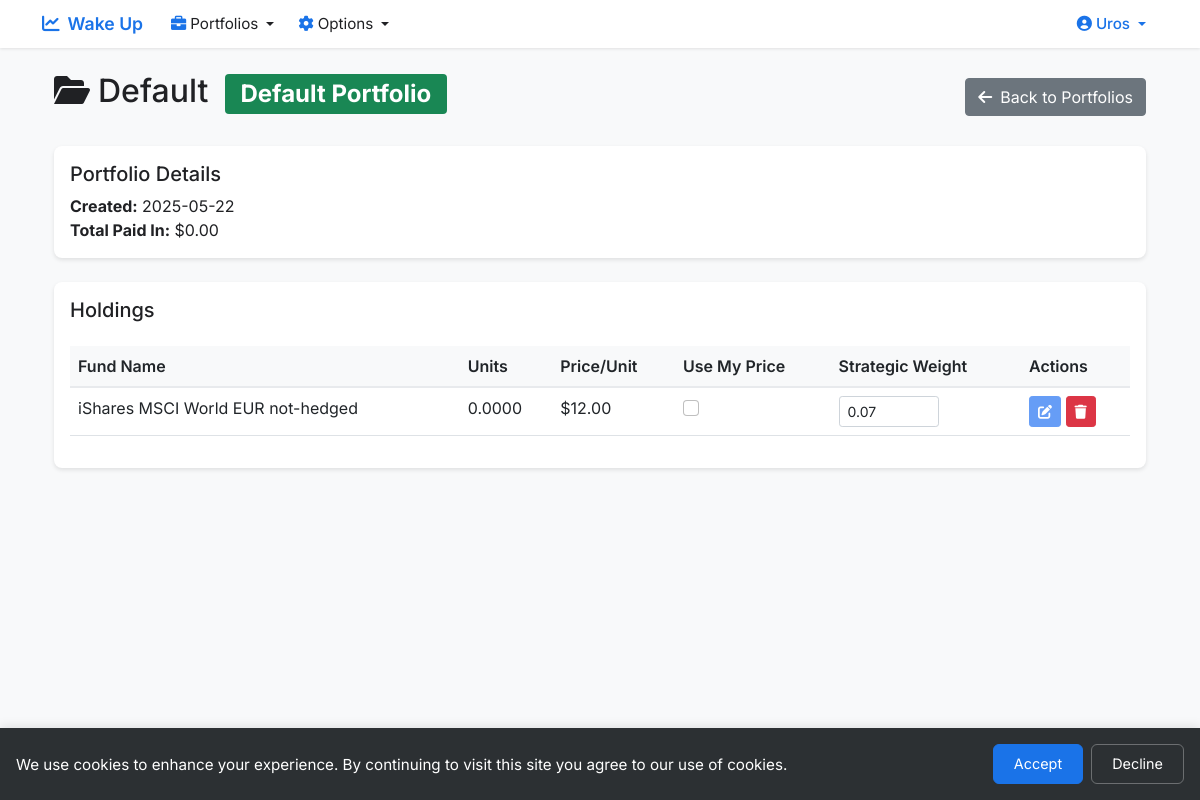
Page /portfolio/1 (signed in) on the earlier database version.
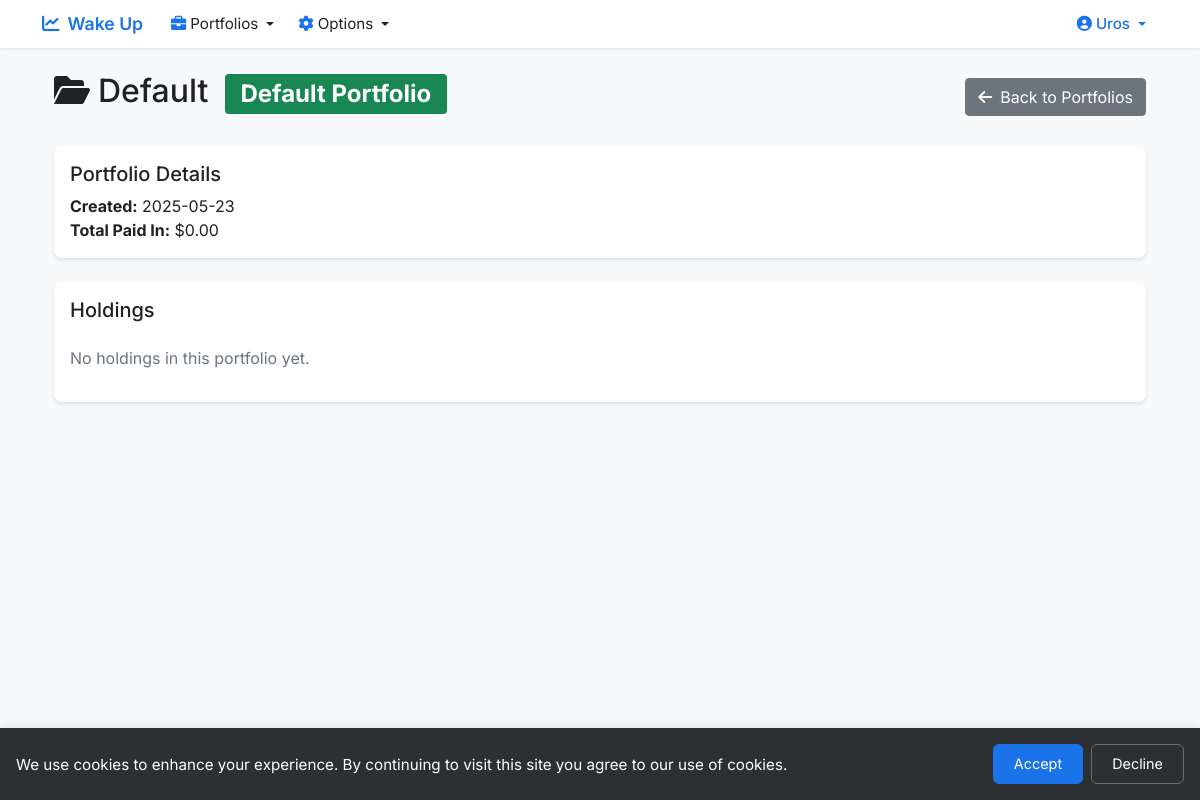
Same page on the later database version.
### app.py (models this page shows, shortened)
class Portfolio(db.Model):
    __tablename__ = 'portfolio'
    id = db.Column(db.Integer, primary_key=True)
    portfolio_name = db.Column(db.String(20), nullable=False)
    user_id = db.Column(db.Integer, db.ForeignKey('user.id'), nullable=False)
    is_default = db.Column(db.Integer, nullable=False, default=0)
    paid_in = db.Column(db.Float, nullable=False, default=0.0)
    created_at = db.Column(db.DateTime, nullable=False, default=datetime.utcnow)
    __table_args__ = (
        db.UniqueConstraint('user_id', 'portfolio_name', name='unique_user_portfolio'),
    )

class Holding(db.Model):
    __tablename__ = 'holding'
    id = db.Column(db.Integer, primary_key=True)
    fund_id = db.Column(db.Integer, db.ForeignKey('fund.id'), nullable=False)
    user_id = db.Column(db.Integer, db.ForeignKey('user.id'), nullable=False)
    portfolio_id = db.Column(db.Integer, db.ForeignKey('portfolio.id'), nullable=False)
    units = db.Column(db.Float, nullable=False, default=0.0)
    price_per_unit = db.Column(db.Float, nullable=False, default=0.0)
    use_myprice = db.Column(db.Integer, nullable=False, default=0)
    strategic_weight = db.Column(db.Float, nullable=False, default=0.0)
    created_at = db.Column(db.DateTime, nullable=False, default=datetime.utcnow)
    fund = db.relationship('Fund', backref='holdings', lazy=True)
    user = db.relationship('User', backref='holdings', lazy=True)
    portfolio = db.relationship('Portfolio', backref='holdings', lazy=True)

class Fund(db.Model):
    __tablename__ = 'fund'
    id = db.Column(db.Integer, primary_key=True)
    fund_name = db.Column(db.String(120), nullable=False)
    user_id = db.Column(db.Integer, db.ForeignKey('user.id'), nullable=False)
    benchmark_id = db.Column(db.Integer, db.ForeignKey('benchmark.id'), nullable=False)
    generic_fund = db.Column(db.Integer, nullable=False, default=0)
    identifier = db.Column(db.String(50), nullable=True)
    long_name = db.Column(db.String(200), nullable=True)
    one_word_name = db.Column(db.String(50), nullable=True)
    price = db.Column(db.Float, nullable=True)
    date = db.Column(db.Date, nullable=True)
    ticker = db.Column(db.String(20), nullable=True)
    vehicle = db.Column(db.Integer, nullable=True)
    created_at = db.Column(db.DateTime, nullable=False, default=datetime.utcnow)
    user = db.relationship('User', back_populates='funds', lazy=True)
    benchmark = db.relationship('Benchmark', back_populates='funds', lazy=True)

### app.py (the view)
@app.route('/portfolio/<int:id>')
@login_required
def view_portfolio(id):
    portfolio = Portfolio.query.filter_by(id=id, user_id=current_user.id).first_or_404()
    holdings = Holding.query.filter_by(portfolio_id=id).all()
    return render_template('view_portfolio.html', portfolio=portfolio, holdings=holdings)

### app.py (called while the page is built)
@app.after_request
def add_security_headers(response):
    response.headers['X-Content-Type-Options'] = 'nosniff'
    response.headers['X-Frame-Options'] = 'SAMEORIGIN'
    response.headers['X-XSS-Protection'] = '1; mode=block'
    response.headers['Strict-Transport-Security'] = 'max-age=31536000; includeSubDomains'
    return response

@login_manager.user_loader
def load_user(user_id):
    return User.query.get(int(user_id))

def login_required(f):
    @wraps(f)
    def decorated_function(*args, **kwargs):
        if not current_user.is_authenticated:
            return redirect(url_for('login'))
        return f(*args, **kwargs)
    return decorated_function

### templates/view_portfolio.html (shortened to what this page needs)
{% extends "base.html" %}
{% block content %}
<div class="container">
    <div class="d-flex justify-content-between align-items-center mb-4">
        <h2>
            <i class="fas fa-folder-open me-2"></i>{{ portfolio.portfolio_name }}
            {% if portfolio.is_default %}
            <span class="badge bg-success ms-2">Default Portfolio</span>
            {% endif %}
        </h2>
        <a href="{{ url_for('get_portfolios') }}" class="btn btn-secondary">
            <i class="fas fa-arrow-left me-2"></i>Back to Portfolios
        </a>
    </div>
    <div class="card mb-4">
        <div class="card-body">
            <div class="row">
                <div class="col-md-6">
                    <h5 class="card-title">Portfolio Details</h5>
                    <p class="card-text">
                        <strong>Created:</strong> {{ portfolio.created_at.strftime('%Y-%m-%d') }}<br>
                        <strong>Total Paid In:</strong> ${{ "%.2f"|format(portfolio.paid_in) }}
                    </p>
                </div>
            </div>
        </div>
    </div>
    <div class="card">
        <div class="card-body">
            <h5 class="card-title mb-4">Holdings</h5>
            {% if portfolio.holdings %}
            <div class="table-responsive">
                <table class="table">
                    <thead>
                        <tr>
                            <th>Fund Name</th>
                            <th>Units</th>
                            <th>Price/Unit</th>
                            <th>Use My Price</th>
                            <th>Strategic Weight</th>
                            <th>Actions</th>
                        </tr>
                    </thead>
                    <tbody>
                        {% for holding in portfolio.holdings %}
                        <tr>
                            <td>{{ holding.fund.fund_name }}</td>
                            <td>{{ "%.4f"|format(holding.units) }}</td>
                            <td>${{ "%.2f"|format(holding.price_per_unit) }}</td>
                            <td>
                                <div class="form-check">
                                    <input class="form-check-input" type="checkbox"
                                           onchange="updateUseMyPrice({{ holding.id }}, this.checked)"
                                           id="useMyPrice{{ holding.id }}">
                                </div>
                            </td>
                            <td>
                                <input type="number" class="form-control form-control-sm"
                                       value="{{ "%.2f"|format(holding.strategic_weight) }}"
                                       min="0" max="1" step="0.01"
                                       onchange="updateStrategicWeight({{ holding.id }}, this.value)"
                                       style="width: 100px;">
                            </td>
                            <td>
                                <button class="btn btn-sm btn-primary" onclick="editHolding({{ holding.id }})">
                                    <i class="fas fa-edit"></i>
                                </button>
                                <button class="btn btn-sm btn-danger" onclick="deleteHolding({{ holding.id }})">
                                    <i class="fas fa-trash"></i>
                                </button>
                            </td>
                        </tr>
                        {% endfor %}
                    </tbody>
                </table>
            </div>
            {% else %}
            <p class="text-muted">No holdings in this portfolio yet.</p>
            {% endif %}
        </div>
    </div>
</div>
{% endblock %}

Differences in the rows shown:
removed Holding: fund.fund_name "iShares MSCI World EUR not-hedged", units "0.0000", price_per_unit "12.00", strategic_weight "0.07"
changed Portfolio "Default": created_at "2025-05-22" → "2025-05-23"
Other differences:
text no longer shown: "Fund Name Units Price/Unit Use My Price Strategic Weight Actions"
text now shown: "No holdings in this portfolio yet."
